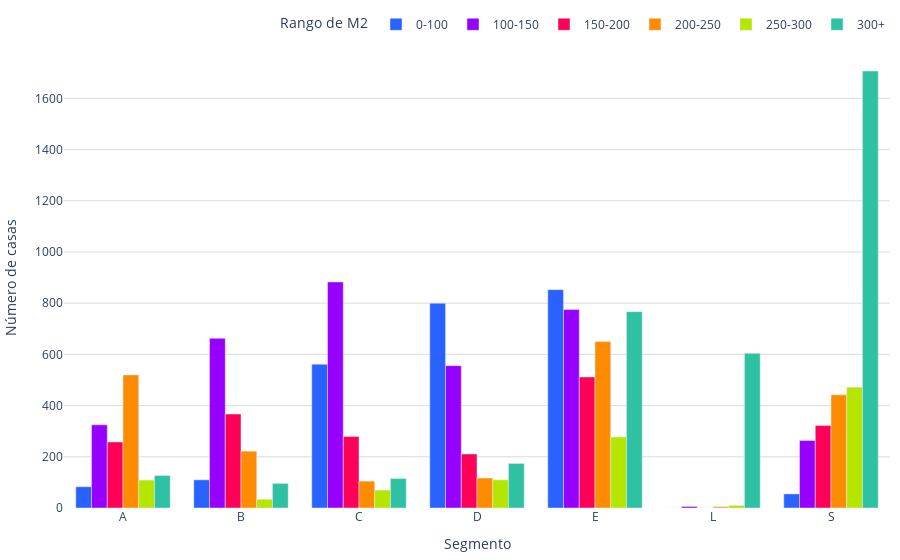

Source (notebook cell):
### Code cell
orden_segmentos=["E", "D", "C", "B","A", "S", "L",'ELITE' ]

def sumar_tablas(dataframes_list):
    tabla_suma = None
    
    for df in dataframes_list:
        tabla_actual = df.groupby(['m2_construido', 'segmento']).size().unstack(fill_value=0)
        
        if tabla_suma is None:
            tabla_suma = tabla_actual
        else:
            tabla_suma = tabla_suma.add(tabla_actual, fill_value=0)
    
    print("Tabla general de frecuencia:")
    print(tabla_suma)
    fig = graficar_tabla(tabla_suma)
    
    # Guardar la gráfica como archivo HTML
    guardar_grafico_como_html(fig, 'g_bar_dist_m2_construidos', carpeta='assets/graficas')
    
    return fig

colores = ['#2962ff', '#9500ff', '#ff0059', '#ff8c00', '#b4e600', '#2EC2A2','#E50CB6','#4225CF','#2CBA4D']

def graficar_tabla(tabla):  
    segmentos = tabla.index
     # Reordenar segmentos según el orden definido
    segmentos_ordenados = [seg for seg in orden_segmentos if seg in segmentos]
    
    banos = tabla.columns
    
    fig = go.Figure()
    
    for i, segmento in enumerate(segmentos):
        color = colores[i % len(colores)]
        fig.add_trace(go.Bar(
            x=banos,
            y=tabla.loc[segmento],
            name=segmento,
            marker_color=color
        ))
    
    fig.update_layout(
        xaxis_title="Segmento",        
        yaxis=dict(
            title='Número de casas',
            gridcolor='#dddcda', # Color de las líneas que dividen los rangos del eje Y
            gridwidth=1,
        ),
        legend_title="Rango de M2",
        barmode='group',
        legend=dict(
            orientation='h',  # Orientación horizontal de la leyenda
            yanchor='bottom',  # Anclar al borde inferior
            y=1.02,  # Colocar la leyenda justo debajo del gráfico
            xanchor='right',
            x=1
        ),
        plot_bgcolor='rgba(0,0,0,0)',  # Color de fondo del gráfico
        margin=dict(l=10, r=10, t=10, b=10) # Ajusta los márgenes (left, right, top, bottom)
    )    
    
    fig.show()    
    return fig

def guardar_grafico_como_html(fig, nombre_archivo, carpeta='assets/graficas'):
    # Crear la carpeta si no existe
    if not os.path.exists(carpeta):
        os.makedirs(carpeta)
    
    # Guardar la gráfica como archivo HTML en la carpeta especificada
    ruta_archivo = os.path.join(carpeta, f'{nombre_archivo}.html')
    pio.write_html(fig, ruta_archivo)
# Llamar a la función sumar_tablas con la lista de DataFrames como argumento
fig = sumar_tablas(dataframes_list)

### Figure 1 — Plotly figure (JSON) as saved in the notebook; plotly's stock layout.template omitted (floating-point values rounded to 4 significant figures)
{"data": [{"marker": {"color": "#2962ff"}, "name": "0-100", "type": "bar", "x": ["A", "B", "C", "D", "E", "L", "S"], "y": [83, 110, 562, 800, 853, 0, 55]}, {"marker": {"color": "#9500ff"}, "name": "100-150", "type": "bar", "x": ["A", "B", "C", "D", "E", "L", "S"], "y": [325, 663, 883, 556, 775, 6, 264]}, {"marker": {"color": "#ff0059"}, "name": "150-200", "type": "bar", "x": ["A", "B", "C", "D", "E", "L", "S"], "y": [258, 367, 279, 211, 512, 0, 322]}, {"marker": {"color": "#ff8c00"}, "name": "200-250", "type": "bar", "x": ["A", "B", "C", "D", "E", "L", "S"], "y": [520, 222, 105, 117, 650, 5, 442]}, {"marker": {"color": "#b4e600"}, "name": "250-300", "type": "bar", "x": ["A", "B", "C", "D", "E", "L", "S"], "y": [109, 34, 70, 110, 277, 10, 472]}, {"marker": {"color": "#2EC2A2"}, "name": "300+", "type": "bar", "x": ["A", "B", "C", "D", "E", "L", "S"], "y": [127, 96, 115, 174, 767, 604, 1707]}], "layout": {"barmode": "group", "legend": {"orientation": "h", "title": {"text": "Rango de M2"}, "x": 1, "xanchor": "right", "y": 1.02, "yanchor": "bottom"}, "margin": {"b": 10, "l": 10, "r": 10, "t": 10}, "plot_bgcolor": "rgba(0,0,0,0)", "xaxis": {"title": {"text": "Segmento"}}, "yaxis": {"gridcolor": "#dddcda", "gridwidth": 1, "title": {"text": "Número de casas"}}}}
